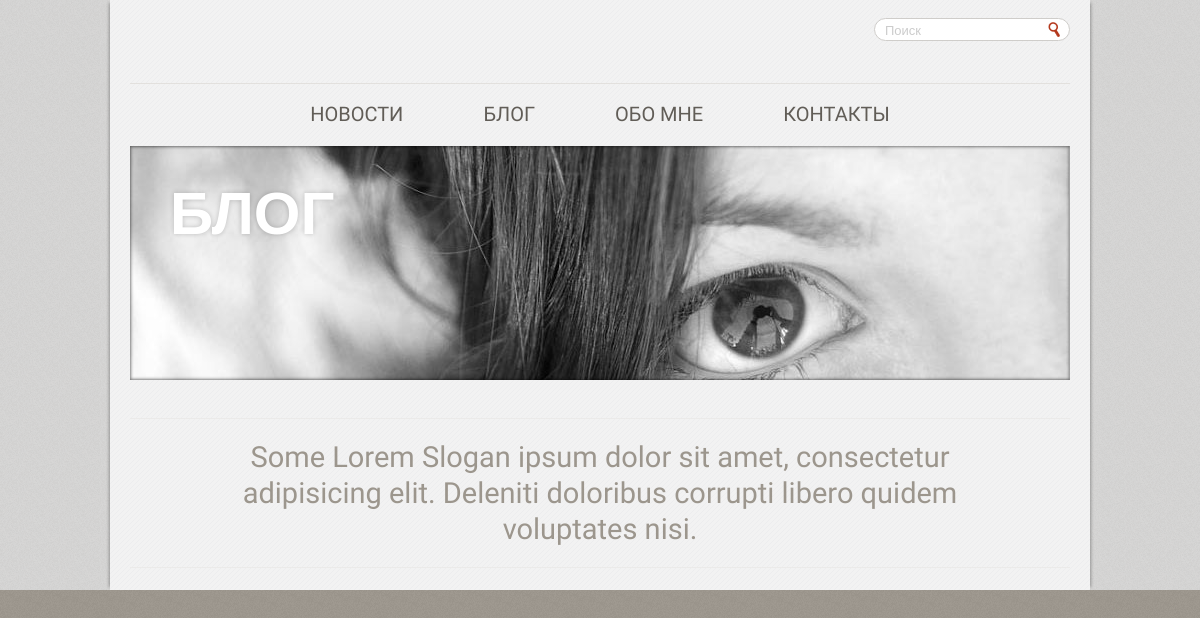
/blog/, run on an earlier commit of the app's database.
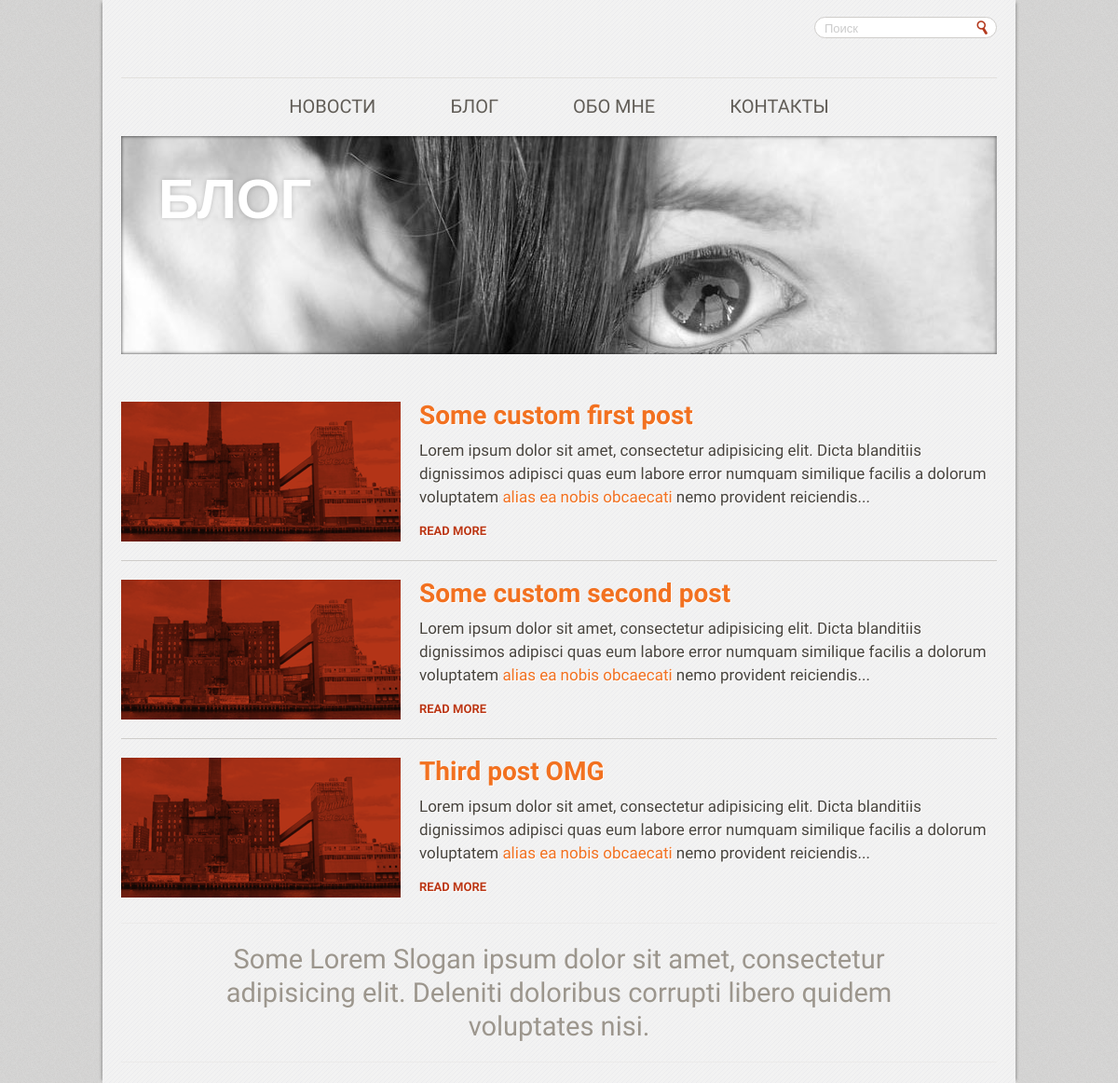
And on a later commit of the database.
### blog_project/apps/blog/models.py (models this page shows, shortened)
class Blog(models.Model):
    post_title = models.CharField(max_length=200)

### blog_project/apps/blog/views.py (the view)
# urls.py: url(r'^blog/$', 'blog_project.apps.blog.views.blog', name='blog'),
def blog(request):
    blog_post_list = Blog.objects.all()
    return render(request, "blog.html", {"blog_list": blog_post_list})

### blog_project/templates/blog.html
{% extends "base.html" %}
{% block content %}
	<figure class="main-visual" >
		<img src="/static/images/img-9.jpg" height="234" width="939" alt="" />
		<span class="mask"></span>
		<h1 class="page-title">Блог</h1>
	</figure>
	<div id="twocolumns">
		<section id="content" class="{% block test %}{% endblock test %}">
			{% for blog_post in blog_list  %}
				<article class="post post-preview">
					<a href="/blog/{{ blog_post.id }}/" class="visual"><img src="/static/images/img-2.gif" alt="" width="300" height="150" ></a>
					<div class="text-block">
						<h1><a href="/blog/{{ blog_post.id }}/">{{ blog_post.post_title }}</a></h1>
						<p>Lorem ipsum dolor sit amet, consectetur adipisicing elit. Dicta blanditiis dignissimos adipisci quas eum labore error numquam similique facilis a dolorum voluptatem <a href="#">alias ea nobis obcaecati</a> nemo provident reiciendis...</p>
						<a href="/blog/{{ blog_post.id }}/" class="btn-more">read more</a>
					</div>
				</article>
			{% endfor %}
		</section>
	</div>
{% endblock content %}

### blog_project/templates/base.html (shortened to what this page needs)
<!DOCTYPE HTML>
<html>
<head>
	<link rel="stylesheet" media="all" href="/static/css/all.css"/>
</head>
<body>
	<div id="wrapper">
		<div class="w1">
			<header id="header">
				<div class="panel">
					<form action="#" class="search">
						<fieldset>
							<input type="text" placeholder="Поиск" />
							<input type="submit" value="search" />
						</fieldset>
					</form>
				</div>
				<nav id="nav">
					<ul>
						<li><a href="/">Новости</a></li>
						<li><a href="/blog/">Блог</a></li>
						<li><a href="#">обо мне</a></li>
						<li><a href="/contacts/">контакты</a></li>
					</ul>
				</nav>
			</header>
			<section id="main">
				{% block content %}
				{% endblock content %}
				<div class="slogan">
					<p><strong>Some Lorem Slogan ipsum dolor sit amet, consectetur adipisicing elit. Deleniti doloribus corrupti libero quidem voluptates nisi.</strong></p>
				</div>
			</section>
		</div>
	</div>
</body>
</html>

What changed in the data, as far as the page shows it:
added Blog: post_title "Some custom first post"
added Blog: post_title "Some custom second post"
added Blog: post_title "Third post OMG"
